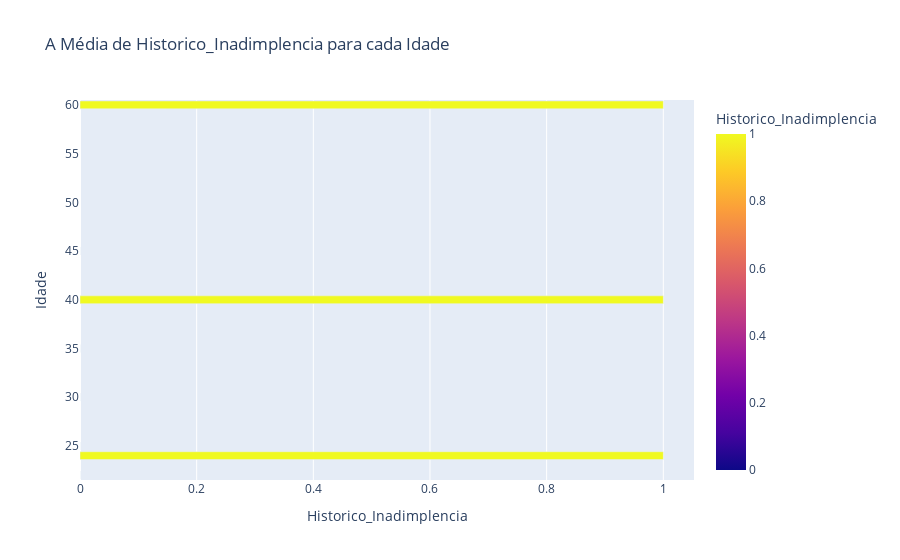

Notebook code for this chart:
### Code cell
historico_por_idade = df.groupby("Idade")['Historico_Inadimplencia'].mean().reset_index()

# Criando o gráfico de barras horizontais, muito semelhante a biblioteca matplotlib
fig = px.bar(historico_por_idade, x='Historico_Inadimplencia', y='Idade', orientation='h',
             title='A Média de Historico_Inadimplencia para cada Idade',
             labels={"Historico_Inadimplencia": "Historico_Inadimplencia", 'Idade': 'Idade'},
             color="Historico_Inadimplencia")
# Exibindo o gráfico
fig.show()

### Figure 1 — Plotly figure (JSON) as saved in the notebook; plotly's stock layout.template omitted (floating-point values rounded to 4 significant figures)
{"data": [{"alignmentgroup": "True", "hovertemplate": "Historico_Inadimplencia=%{marker.color}<br>Idade=%{y}<extra></extra>", "legendgroup": "", "marker": {"color": [0, 1, 0, 0, 0, 1, 0, 1], "coloraxis": "coloraxis", "pattern": {"shape": ""}}, "name": "", "offsetgroup": "", "orientation": "h", "showlegend": false, "textposition": "auto", "type": "bar", "x": [0, 1, 0, 0, 0, 1, 0, 1], "xaxis": "x", "y": [22, 24, 25, 30, 35, 40, 45, 60], "yaxis": "y"}], "layout": {"autosize": true, "barmode": "relative", "coloraxis": {"colorbar": {"title": {"text": "Historico_Inadimplencia"}}, "colorscale": [[0, "#0d0887"], [0.1111, "#46039f"], [0.2222, "#7201a8"], [0.3333, "#9c179e"], [0.4444, "#bd3786"], [0.5556, "#d8576b"], [0.6667, "#ed7953"], [0.7778, "#fb9f3a"], [0.8889, "#fdca26"], [1, "#f0f921"]]}, "legend": {"tracegroupgap": 0}, "title": {"text": "A Média de Historico_Inadimplencia para cada Idade"}, "xaxis": {"anchor": "y", "autorange": true, "domain": [0, 1], "range": [0, 1.053], "title": {"text": "Historico_Inadimplencia"}, "type": "linear"}, "yaxis": {"anchor": "x", "autorange": true, "domain": [0, 1], "range": [21.5, 60.5], "title": {"text": "Idade"}, "type": "linear"}}}
